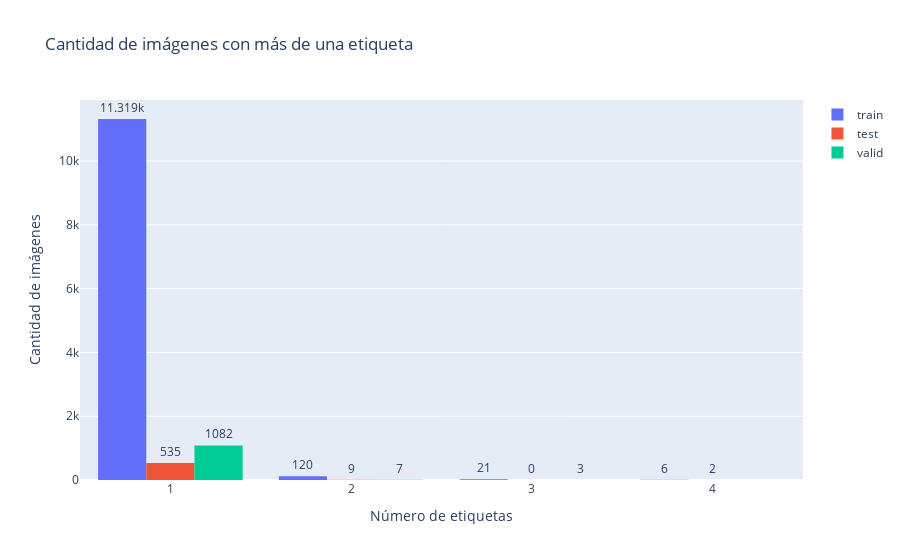

The notebook cell saved with this chart:
### Markdown cell above
## Veamos ahora la cantidad de imágenes con más de una etiqueta

### Code cell
# Determinar la cantidad de filas que tienen más de una etiqueta
train_multietiquetas = df_train[train_etiquetas].sum(axis=1)
test_multietiquetas = df_test[test_etiquetas].sum(axis=1)
valid_multietiquetas = df_valid[valid_etiquetas].sum(axis=1)

# Crear el gráfico con Plotly
fig = go.Figure()

# Añadir los histogramas para cada conjunto de datos
fig.add_trace(go.Histogram(
    x=train_multietiquetas,
    name="train",
    texttemplate="%{y}", # Plantilla para mostrar valores
    textposition="outside" # Posición del texto
))

fig.add_trace(go.Histogram(
    x=test_multietiquetas,
    name="test",
    texttemplate="%{y}",
    textposition="outside"
))

fig.add_trace(go.Histogram(
    x=valid_multietiquetas,
    name="valid",
    texttemplate="%{y}",
    textposition="outside"
))

# Actualizar el layout del gráfico
fig.update_layout(
    title="Cantidad de imágenes con más de una etiqueta",
    xaxis_title="Número de etiquetas",
    yaxis_title="Cantidad de imágenes",
    barmode="group", # Agrupar las barras por categoría
    bargap=0.2, # Ajustar la separación entre barras
)

# Mostrar el gráfico
fig.show()

### Figure 1 — Plotly figure (JSON) as saved in the notebook; plotly's stock layout.template omitted (floating-point values rounded to 4 significant figures; data arrays with more than 128 entries replaced by an {"elided": "..."} marker saying what was removed)
{"data": [{"name": "train", "textposition": "outside", "texttemplate": "%{y}", "type": "histogram", "x": {"elided": "11466 int values"}}, {"name": "test", "textposition": "outside", "texttemplate": "%{y}", "type": "histogram", "x": {"elided": "546 int values"}}, {"name": "valid", "textposition": "outside", "texttemplate": "%{y}", "type": "histogram", "x": {"elided": "1092 int values"}}], "layout": {"bargap": 0.2, "barmode": "group", "title": {"text": "Cantidad de imágenes con más de una etiqueta"}, "xaxis": {"title": {"text": "Número de etiquetas"}}, "yaxis": {"title": {"text": "Cantidad de imágenes"}}}}
